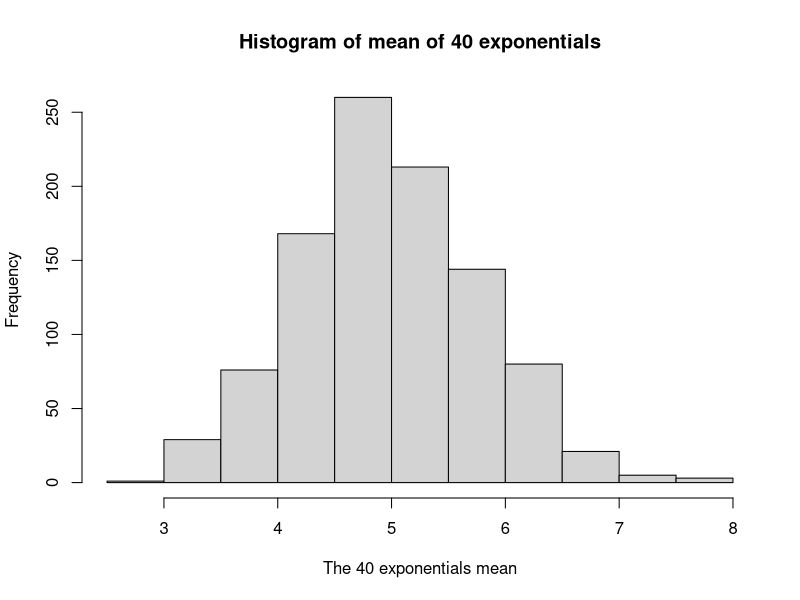
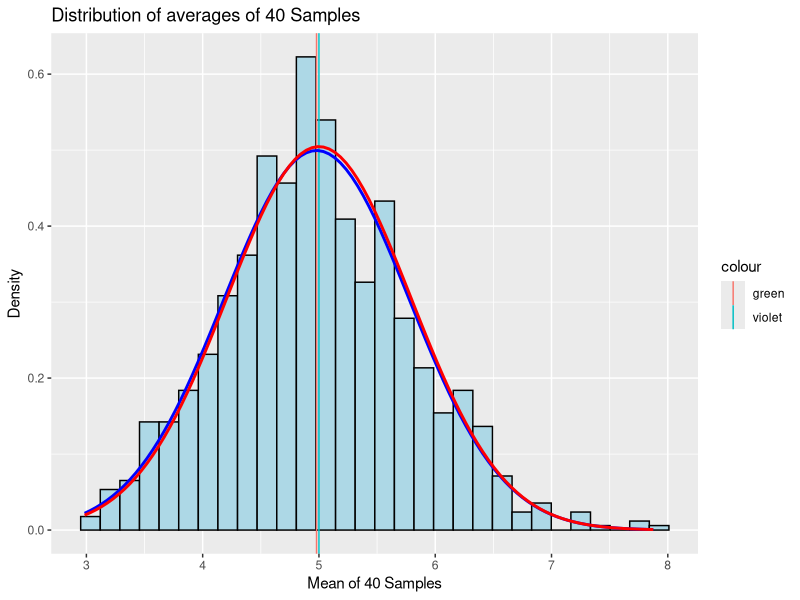

Write the R code that produced these figures, in order.
## ---- chunk 1
knitr::opts_chunk$set(echo = TRUE)
library(ggplot2)
set.seed(2016)
## ---- chunk 2
lambda<- 0.2
sample_size <- 40
simulations <- 1000
sim_matrix <- matrix(rexp(simulations*sample_size, rate=lambda), simulations, sample_size)
sim_mean <-rowMeans(sim_matrix)
hist(sim_mean,xlab= "The 40 exponentials mean", ylab="Frequency",main= "Histogram of mean of 40 exponentials")  
## ---- chunk 3
sample_mean <- mean(sim_mean)
theoretical_mean <- 1/lambda
## ---- chunk 4
sampleVar <- var(sim_mean)
theoVar  <- (1 / lambda)^2 /sample_size 
sampleSD <- sd(sim_mean)
theoSD <- 1/(lambda * sqrt(sample_size))
## ---- chunk 5
plotdata <- data.frame(sim_mean)
m <- ggplot(plotdata, aes(x =sim_mean))
m <- m + geom_histogram(aes(y=..density..), colour="black",
                        fill = "lightblue")
m <- m + labs(title = "Distribution of averages of 40 Samples", x = "Mean of 40 Samples", y = "Density")
m <- m + geom_vline(aes(xintercept = sample_mean, colour = "green"))
m <- m + geom_vline(aes(xintercept = theoretical_mean, colour = "violet"))
m <- m + stat_function(fun = dnorm, args = list(mean = sample_mean, sd = sampleSD), color = "blue", size = 1.0)
m <- m + stat_function(fun = dnorm, args = list(mean = theoretical_mean, sd = theoSD), colour = "red", size = 1.0)
m
## ---- chunk 6
sampleConfInterval <- round (mean(sim_mean) + c(-1,1)*1.96*sd(sim_mean)/sqrt(sample_size),3)
## ---- chunk 7
theoConfInterval <- theoretical_mean + c(-1,1) * 1.96 * sqrt(theoVar)/sqrt(sample_size)
theoConfInterval

